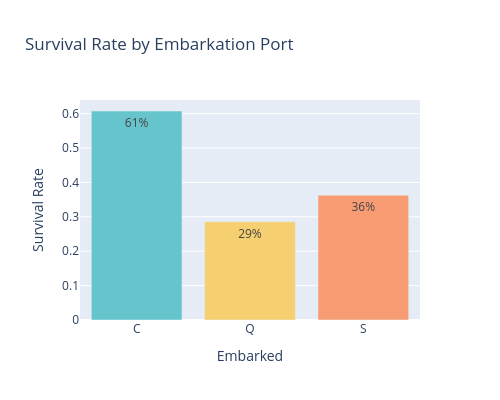

Write notebook code for a chart like this one.
### Markdown cell above
#### Does the port of embarkation influence survival chances?

### Code cell
emb = df.group_by("Embarked").agg(
    pl.col("Survived").mean().alias("rate"),
    pl.col("Survived").sum().alias("survivors"),
    pl.len().alias("total"),
).sort("Embarked")
fig = px.bar(
    emb, x="Embarked", y="rate",
    text_auto=".0%", color="Embarked", color_discrete_sequence=PASTEL,
    title="Survival Rate by Embarkation Port",
    labels={"rate": "Survival Rate"},
)
fig.update_layout(width=500, height=400, showlegend=False)
fig.show()

### Figure 1 — Plotly figure (JSON) as saved in the notebook; plotly's stock layout.template omitted (floating-point values rounded to 4 significant figures)
{"data": [{"hovertemplate": "Embarked=%{x}<br>Survival Rate=%{y}<extra></extra>", "legendgroup": "C", "marker": {"color": "rgb(102, 197, 204)", "pattern": {"shape": ""}}, "name": "C", "orientation": "v", "showlegend": true, "textposition": "auto", "texttemplate": "%{y:.0%}", "type": "bar", "x": ["C"], "xaxis": "x", "y": [0.6077], "yaxis": "y"}, {"hovertemplate": "Embarked=%{x}<br>Survival Rate=%{y}<extra></extra>", "legendgroup": "Q", "marker": {"color": "rgb(246, 207, 113)", "pattern": {"shape": ""}}, "name": "Q", "orientation": "v", "showlegend": true, "textposition": "auto", "texttemplate": "%{y:.0%}", "type": "bar", "x": ["Q"], "xaxis": "x", "y": [0.2857], "yaxis": "y"}, {"hovertemplate": "Embarked=%{x}<br>Survival Rate=%{y}<extra></extra>", "legendgroup": "S", "marker": {"color": "rgb(248, 156, 116)", "pattern": {"shape": ""}}, "name": "S", "orientation": "v", "showlegend": true, "textposition": "auto", "texttemplate": "%{y:.0%}", "type": "bar", "x": ["S"], "xaxis": "x", "y": [0.3628], "yaxis": "y"}], "layout": {"barmode": "relative", "height": 400, "legend": {"title": {"text": "Embarked"}, "tracegroupgap": 0}, "showlegend": false, "title": {"text": "Survival Rate by Embarkation Port"}, "width": 500, "xaxis": {"anchor": "y", "categoryarray": ["C", "Q", "S"], "categoryorder": "array", "domain": [0, 1], "title": {"text": "Embarked"}}, "yaxis": {"anchor": "x", "domain": [0, 1], "title": {"text": "Survival Rate"}}}}
